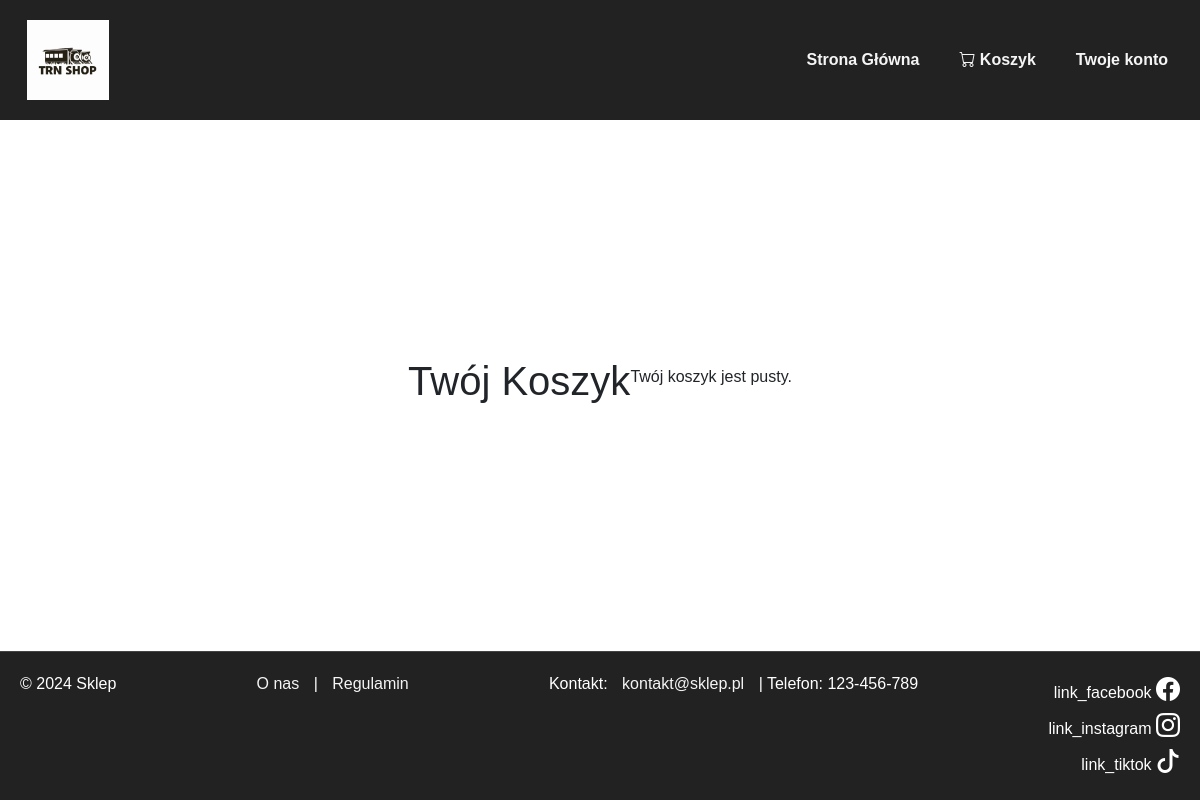
/koszyk.php (signed in), run on an earlier commit of the app's database.
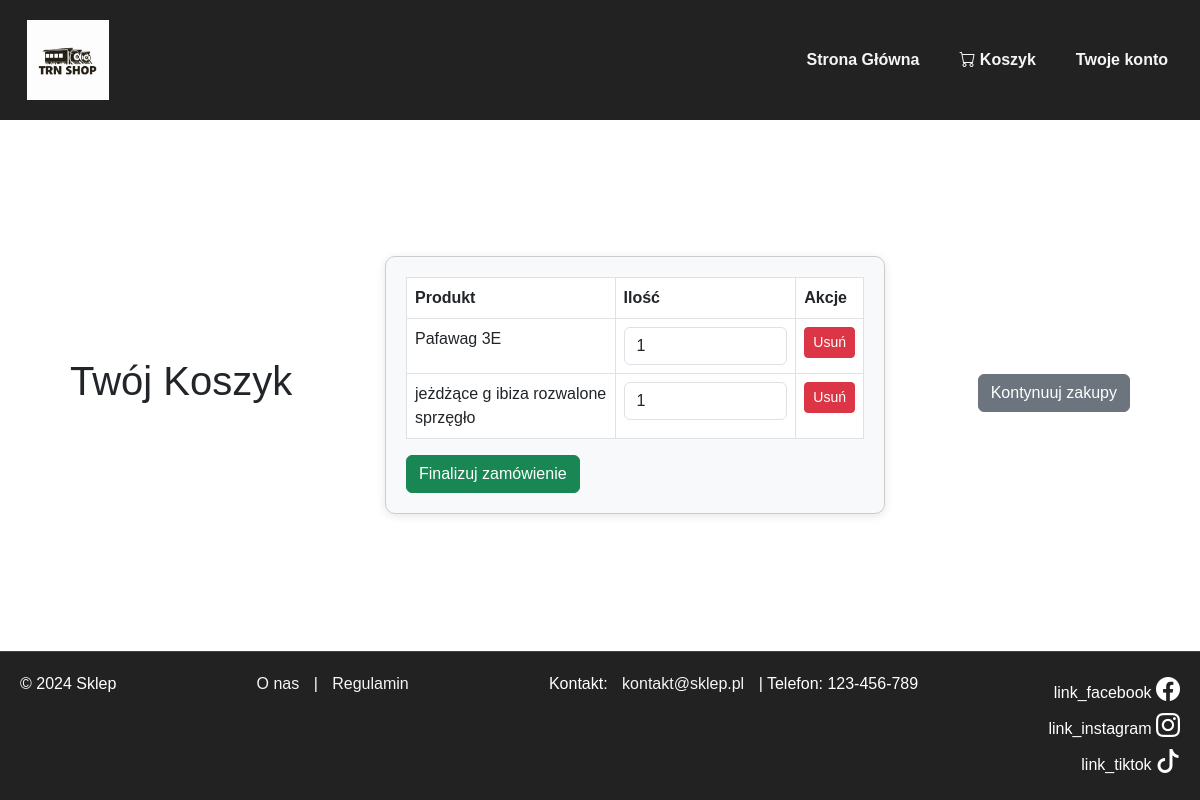
And on a later commit of the database.
### tables this page shows
CREATE TABLE `koszyk` (
                          `id` int(11) NOT NULL,
                          `id_klient` int(11) NOT NULL,
                          `id_produktu` int(11) NOT NULL,
                          `ilosc` int(11) NOT NULL DEFAULT 1
);

CREATE TABLE `produkty` (
                            `id` int(11) NOT NULL,
                            `nazwa` varchar(50) NOT NULL,
                            `cena` decimal(10,0) NOT NULL,
                            `id_kategoria` int(11) NOT NULL,
                            `opis` text NOT NULL
);

### koszyk.php (the view, shortened to what this page needs)
<?php
$conn = new mysqli("localhost", "root", "", "stronabaza");
$id_klienta = isset($_SESSION['id']) ? $_SESSION['id'] : 1;
$sql = "SELECT k.id, p.nazwa, p.cena, k.ilosc
        FROM koszyk k
        JOIN produkty p ON k.id_produktu = p.id
        WHERE k.id_klient = ?";
$stmt = $conn->prepare($sql);
$stmt->bind_param("i", $id_klienta);
$stmt->execute();
$result = $stmt->get_result();
?>
<!DOCTYPE html>
<html lang="pl">
<head>
    <link href="https://cdn.jsdelivr.net/npm/bootstrap@5.3.0-alpha1/dist/css/bootstrap.min.css" rel="stylesheet">
    <link href="https://cdn.jsdelivr.net/npm/bootstrap-icons/font/bootstrap-icons.css" rel="stylesheet">
    <link href="styl_1.css" rel="stylesheet">
</head>
<body>
<nav class="navbar navbar-expand-lg navbar-dark">
    <div class="container-fluid">
        <a class="navbar-brand" href="index.php">
            <img src="logo.jpg" alt="Logo Sklepu">
        </a>
        <div class="collapse navbar-collapse">
            <ul class="navbar-nav ms-auto">
                <li class="nav-item">
                    <a class="menu_button nav-link btn btn-outline-light" href="index.php">Strona Główna</a>
                </li>
                <li class="nav-item">
                    <a class="menu_button nav-link btn btn-outline-primary" href="koszyk.php">
                        <i class="bi bi-cart"></i> Koszyk
                    </a>
                </li>
                <?php
                if(!isset($_SESSION["id"])) {
                    echo "<li class='nav-item'> <a class='menu_button nav-link btn btn-outline-primary' href='logowanie.php'>Zaloguj się</a> </li>";
                    echo "<li class='nav-item'> <a class='menu_button nav-link btn btn-outline-primary' href='rejestracja.php'>Zarejestruj się</a> </li>";
                } elseif ($_SESSION["id"] != 0) {
                    echo "<li class='nav-item'> <a class='menu_button nav-link btn btn-outline-primary' href='panel_klienta.php'>Twoje konto</a> </li>";
                } elseif ($_SESSION["id"] == 0) {
                    echo "<li class='nav-item'> <a class='menu_button nav-link btn btn-outline-primary' href='admin.php'>Panel administratora</a> </li>";
                }
                ?>
            </ul>
        </div>
    </div>
</nav>
<div class="container mt-5">
    <h1 class="text-center">Twój Koszyk</h1>
    <?php if ($result->num_rows > 0): ?>
        <form method="POST" action="finalizuj_zamowienie.php">
            <table class="table table-bordered">
                <thead>
                    <tr>
                        <th>Produkt</th>
                        <th>Ilość</th>
                        <th>Akcje</th>
                    </tr>
                </thead>
                <tbody>
                    <?php
                    while ($row = $result->fetch_assoc()) {
                        echo "<tr>";
                        echo "<td>" . htmlspecialchars($row['nazwa']) . "</td>";
                        echo "<td><input type='number' name='ilosc[{$row['id']}]' value='{$row['ilosc']}' min='1' class='form-control'></td>";
                        echo "<td><a href='usun_z_koszyka.php?usun={$row['id']}' class='btn btn-danger btn-sm'>Usuń</a></td>";
                        echo "</tr>";
                    }
                    ?>
                </tbody>
            </table>
            <button type="submit" class="btn btn-success">Finalizuj zamówienie</button>
        </form>
        <a href="index.php" class="btn btn-secondary mt-3">Kontynuuj zakupy</a>
    <?php else: ?>
        <p class="text-center">Twój koszyk jest pusty.</p>
    <?php endif; ?>
</div>
<footer>
    <div>© 2024 Sklep</div>
    <div>
        <a href="o_nas.php">O nas</a>
        |
        <a href="regulamin.php">Regulamin</a>
    </div>
    <p>Kontakt: <a href="mailto:kontakt@sklep.pl">kontakt@sklep.pl</a> | Telefon: 123-456-789</p>
    <div class="social-icons">
        <div><span>link_facebook</span> <i class="bi bi-facebook"></i></div>
        <div><span>link_instagram</span> <i class="bi bi-instagram"></i></div>
        <div><span>link_tiktok</span> <i class="bi bi-tiktok"></i></div>
    </div>
</footer>
</body>
</html>

What changed in the data, as far as the page shows it:
added koszyk: id_produktu.nazwa "Pafawag 3E", ilosc "1"
added koszyk: id_produktu.nazwa "jeżdżące g ibiza rozwalone sprzęgło", ilosc "1"
Also different on the page:
text no longer shown: "Twój koszyk jest pusty."
text now shown: "Produkt Ilość Akcje Finalizuj zamówienie Kontynuuj zakupy"
